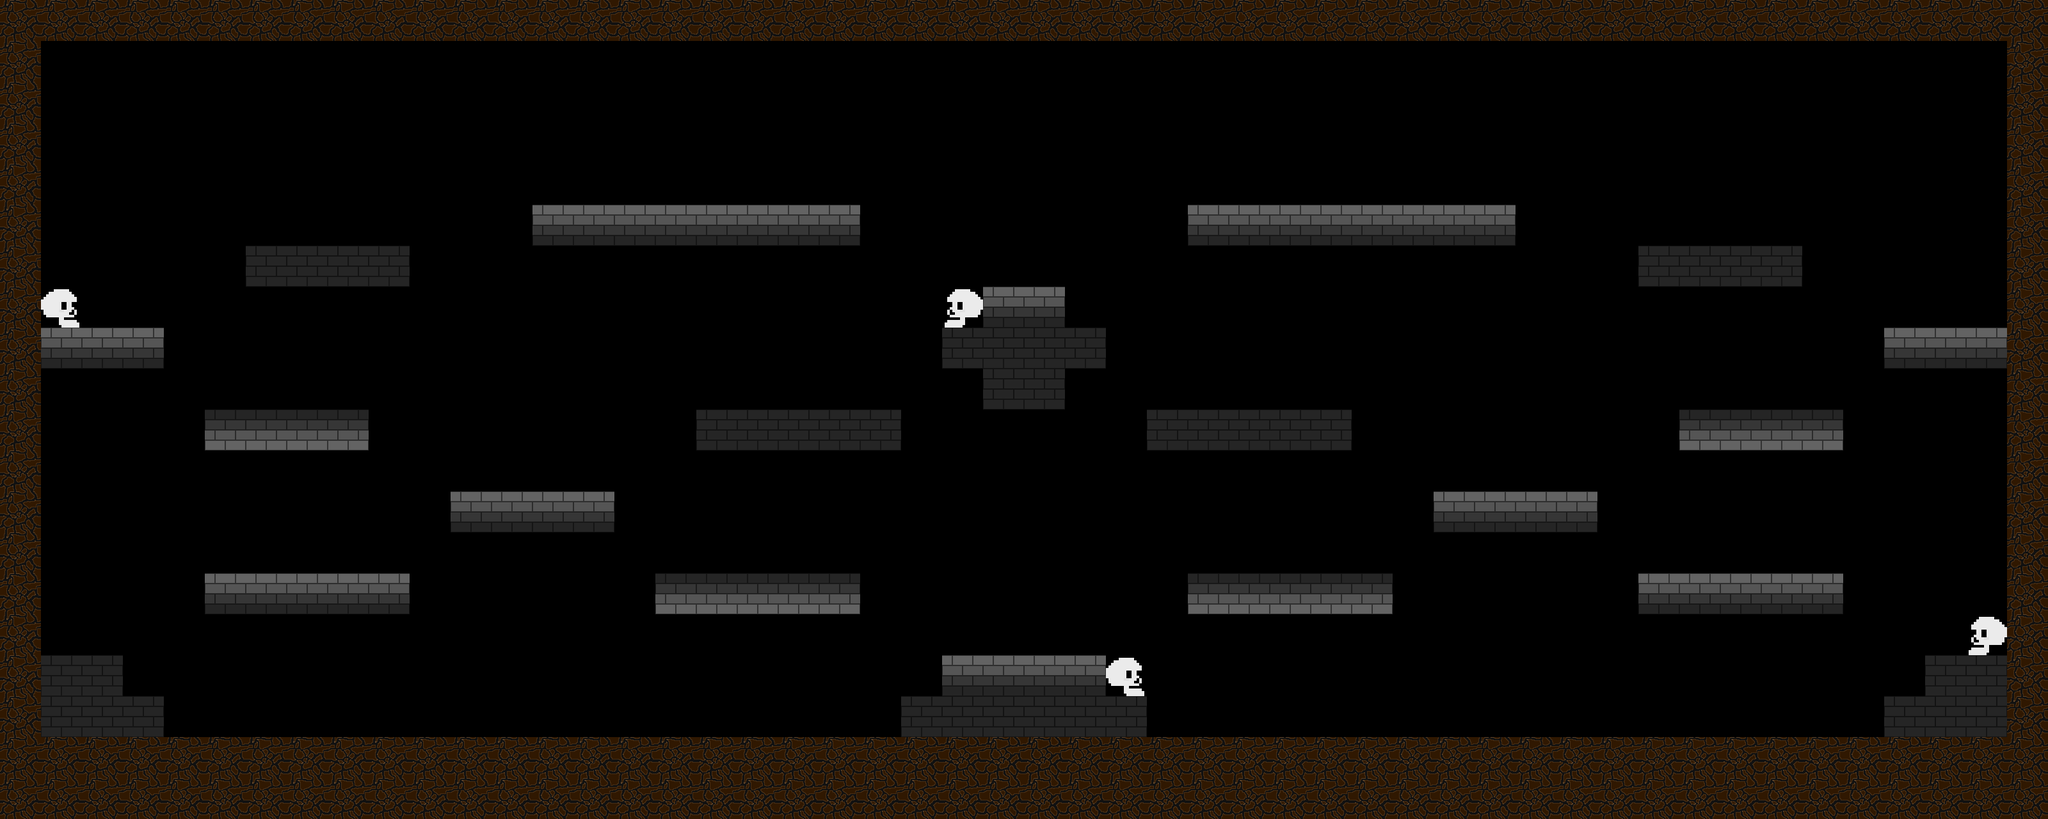

A level layout from a 2D game, rendered from its tile map. Below: a short description, then the map file with tile-grid data replaced by summaries:
An orthogonal 50x20 tile map with 64x64 px tiles, 2 tile layers (background, wall) and 57 objects (20x reverse, 14x torch, 10x enemy, 3x scorechest, player, ...).

<map version="2017.05.26" orientation="orthogonal" renderorder="right-down" width="50" height="20" tilewidth="64" tileheight="64" nextobjectid="69">
 <tileset firstgid="1" name="tileset4" tilewidth="64" tileheight="64" tilecount="10" columns="2">
  <image source="tileset4.png" width="128" height="320" />
 </tileset>
 <layer name="background" width="50" height="20">
  <data>[1000 cells, 4 non-empty, 2 distinct tile ids]</data>
 </layer>
 <layer name="wall" width="50" height="20">
  <data>[1000 cells, 288 non-empty, 4 distinct tile ids]</data>
 </layer>
 <objectgroup name="spawners">
  <object id="1" name="player" x="1576" y="824" width="100" height="120" />
  <object id="3" name="enemy" x="2104" y="148" width="80" height="56" />
  <object id="5" name="enemy" x="1040" y="204" width="80" height="56" />
  <object id="6" name="enemy" x="2324" y="988" width="80" height="56" />
  <object id="7" name="enemy" x="788" y="988" width="80" height="56" />
  <object id="8" name="enemy" x="784" y="620" width="80" height="56" />
  <object id="9" name="enemy" x="2328" y="668" width="80" height="56" />
  <object id="10" name="enemy" x="2700" y="504" width="80" height="56" />
  <object id="11" name="enemy" x="1916" y="520" width="80" height="56" />
  <object id="12" name="enemy" x="1160" y="800" width="80" height="56" />
  <object id="13" name="enemy" x="472" y="276" width="80" height="56" />
  <object id="14" name="reverse" x="1860" y="108" width="52" height="216" />
  <object id="15" name="reverse" x="2316" y="108" width="52" height="216" />
  <object id="16" name="reverse" x="1284" y="112" width="52" height="216" />
  <object id="17" name="reverse" x="832" y="108" width="52" height="216" />
  <object id="18" name="reverse" x="388" y="172" width="52" height="216" />
  <object id="19" name="reverse" x="580" y="180" width="52" height="216" />
  <object id="20" name="reverse" x="708" y="560" width="52" height="216" />
  <object id="21" name="reverse" x="908" y="560" width="52" height="216" />
  <object id="22" name="reverse" x="260" y="936" width="52" height="216" />
  <object id="23" name="reverse" x="1352" y="936" width="52" height="216" />
  <object id="24" name="reverse" x="1800" y="936" width="52" height="216" />
  <object id="25" name="reverse" x="2888" y="936" width="52" height="216" />
  <object id="26" name="reverse" x="2240" y="568" width="52" height="216" />
  <object id="27" name="reverse" x="2440" y="560" width="52" height="216" />
  <object id="28" name="reverse" x="2620" y="416" width="52" height="216" />
  <object id="30" name="reverse" x="2820" y="424" width="52" height="216" />
  <object id="31" name="reverse" x="1796" y="420" width="52" height="216" />
  <object id="32" name="reverse" x="2048" y="424" width="52" height="216" />
  <object id="33" name="reverse" x="1028" y="684" width="52" height="216" />
  <object id="34" name="reverse" x="1292" y="688" width="52" height="216" />
  <object id="35" name="elementchest" type="armor" x="492" y="956" width="108" height="60" />
  <object id="37" name="elementchest" type="text" x="2644" y="728" width="108" height="60" />
  <object id="38" name="elementchest" type="enemySpawn" x="392" y="496" width="108" height="60" />
  <object id="39" name="elementchest" type="allempty" x="3004" y="376" width="108" height="60" />
  <object id="40" name="scorechest" x="1148" y="244" width="76" height="44" />
  <object id="43" name="scorechest" x="2140" y="164" width="76" height="44" />
  <object id="44" name="elementchest" type="timer" x="1904" y="476" width="76" height="44" />
  <object id="45" name="scorechest" x="464" y="208" width="76" height="44" />
  <object id="46" name="elementchest" type="jump" x="1188" y="480" width="108" height="60" />
  <object id="47" name="torch" x="1534.67" y="253.333" width="129.333" height="132" />
  <object id="49" name="torch" x="901.333" y="65.333" width="126.667" height="126.667" />
  <object id="51" name="torch" x="1912" y="122.667" width="129.333" height="132" />
  <object id="53" name="torch" x="2302.67" y="572" width="129.333" height="132" />
  <object id="54" name="torch" x="2932" y="249.333" width="129.333" height="132" />
  <object id="55" name="torch" x="2689.7" y="702.667" width="129.333" height="132" />
  <object id="56" name="torch" x="1536.61" y="830.667" width="129.333" height="132" />
  <object id="57" name="torch" x="760.848" y="573.091" width="129.333" height="132" />
  <object id="58" name="torch" x="383.515" y="704.606" width="129.333" height="132" />
  <object id="59" name="torch" x="125.455" y="253.576" width="129.333" height="132" />
  <object id="61" name="torch" x="2184" y="123.636" width="129.333" height="132" />
  <object id="62" name="torch" x="1978.67" y="953.333" width="129.333" height="132" />
  <object id="63" name="torch" x="1098.67" y="957.333" width="129.333" height="132" />
  <object id="65" name="torch" x="1154.67" y="65.333" width="129.333" height="132" />
  <object id="66" name="elementchest" type="noArmor" x="2688" y="472" width="108" height="60" />
  <object id="67" name="elementchest" type="avatar" x="2608" y="208" width="108" height="60" />
  <object id="68" name="elementchest" type="sword" x="2408" y="988" width="108" height="60" />
 </objectgroup>
</map>
